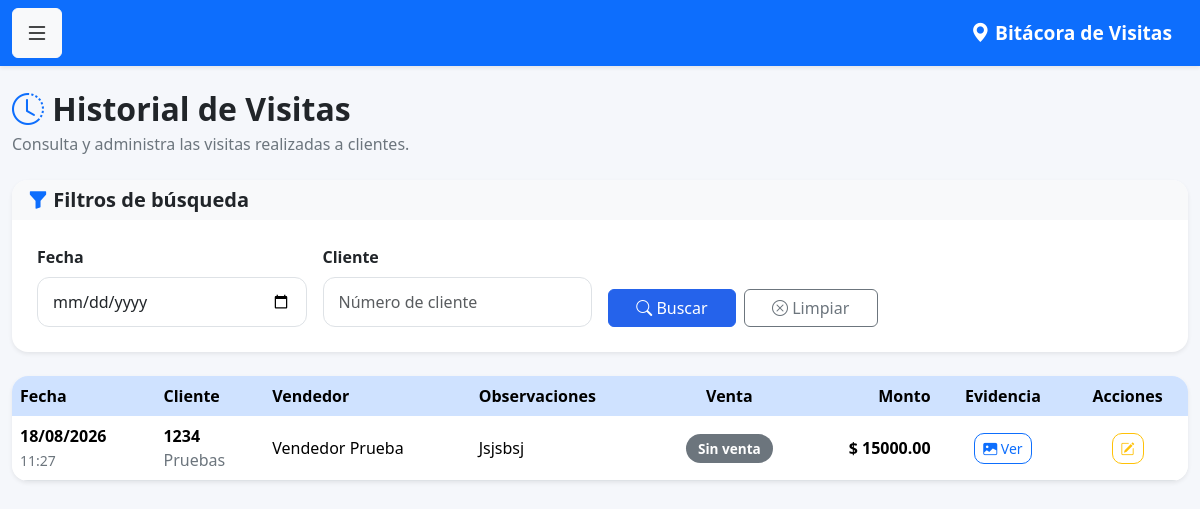
/historial_visitas (signed in), run on an earlier commit of the app's database.
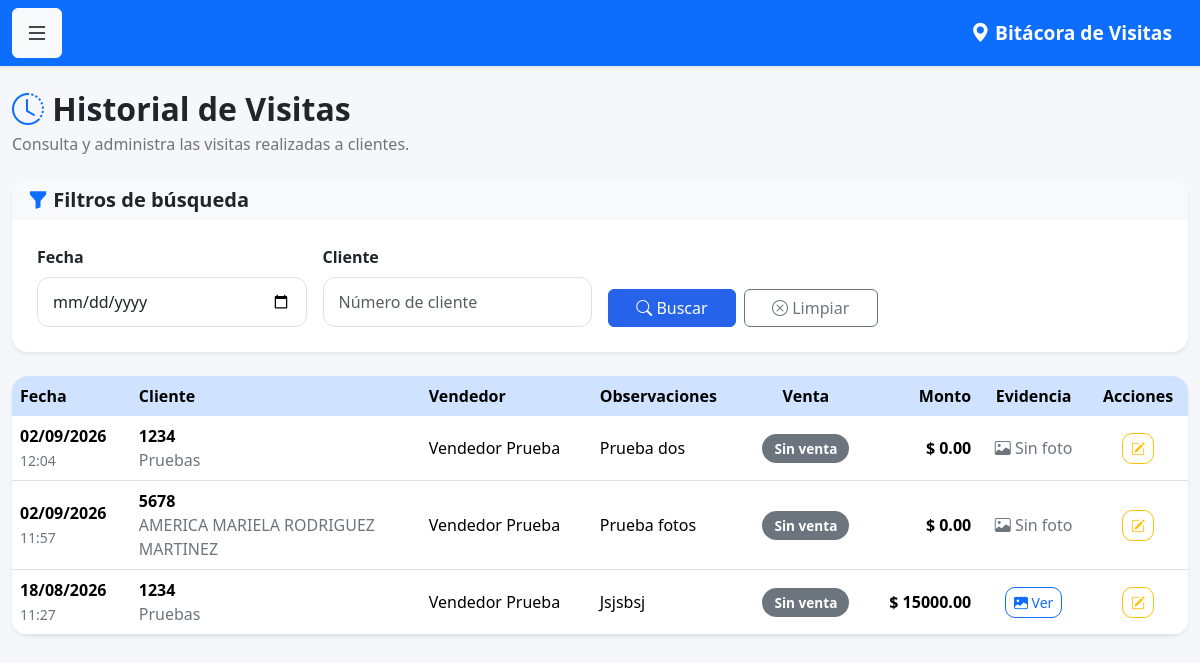
And on a later commit of the database.
### models.py (models this page shows)
class Visita(db.Model):
    __tablename__ = 'visitas'
    id = db.Column(
        db.Integer,
        primary_key=True
    )
    fecha = db.Column(
        db.DateTime,
        default=datetime.now
    )
    observaciones = db.Column(
        db.Text
    )
    venta_realizada = db.Column(
        db.Boolean,
        default=False
    )
    monto_venta = db.Column(
        db.Float,
        default=0
    )
    proxima_visita = db.Column(
        db.Date
    )
    cliente_id = db.Column(
        db.Integer,
        db.ForeignKey('clientes.id')
    )
    usuario_id = db.Column(
        db.Integer,
        db.ForeignKey('usuarios.id')
    )
    latitud = db.Column(
    db.String(50)
    )
    longitud = db.Column(
    db.String(50)
    )
    foto = db.Column(
    db.String(255)
    )
    cliente = db.relationship(
        'Cliente',
        backref='visitas'
    )
    usuario = db.relationship(
        'Usuario',
        backref='visitas'
    )

class Cliente(db.Model):
    __tablename__ = 'clientes'
    id = db.Column(
        db.Integer,
        primary_key=True
    )
    num_cliente = db.Column(
        db.String(20),
        unique=True,
        nullable=False
    )
    nombre = db.Column(
        db.String(150),
        nullable=False
    )
    grupo = db.Column(
        db.String(100)
    )
    canal = db.Column(
        db.String(100)
    )
    vendedor = db.Column(
        db.Integer
    )

class Usuario(UserMixin, db.Model):
    __tablename__ = 'usuarios'
    id = db.Column(db.Integer, primary_key=True)
    nombre = db.Column(db.String(100), nullable=False)
    correo = db.Column(db.String(120), unique=True, nullable=False)
    password = db.Column(db.String(500), nullable=False)
    rol = db.Column(db.String(20), default='vendedor')
    activo = db.Column(db.Boolean, default=True)

### app.py (the view)
@app.route('/historial_visitas')
@login_required
def historial_visitas():
    fecha = request.args.get('fecha', '')
    cliente = request.args.get('cliente', '')
    vendedor = request.args.get('vendedor', '')
    consulta = Visita.query
    if current_user.rol == 'vendedor':
        consulta = consulta.filter(
            Visita.usuario_id == current_user.id
        )
    if fecha:
        consulta = consulta.filter(
            db.func.date(Visita.fecha) == fecha
        )
    if cliente:
        consulta = consulta.join(Cliente).filter(
            Cliente.num_cliente.contains(cliente)
        )
    if (
        vendedor and
        current_user.rol in ['admin', 'supervisor']
    ):
        consulta = consulta.join(Usuario).filter(
            Usuario.nombre.contains(vendedor)
        )
    visitas = consulta.order_by(
        Visita.fecha.desc()
    ).all()
    return render_template(
        'historial_visitas.html',
        visitas=visitas
    )

### app.py (called while the page is built)
@login_manager.user_loader
def load_user(user_id):
    return Usuario.query.get(int(user_id))

### templates/historial_visitas.html (shortened to what this page needs)
{% extends 'base.html' %}
{% block contenido %}
<div class="d-flex justify-content-between align-items-center mb-4">
    <div>
        <h2 class="fw-bold mb-1">
            <i class="bi bi-clock-history text-primary"></i>
            Historial de Visitas
        </h2>
        <p class="text-muted mb-0">
            Consulta y administra las visitas realizadas a clientes.
        </p>
    </div>
</div>
<div class="card shadow-sm border-0 rounded-4 mb-4">
    <div class="card-header bg-light">
        <h5 class="mb-0">
            <i class="bi bi-funnel-fill text-primary"></i>
            Filtros de búsqueda
        </h5>
    </div>
    <div class="card-body">
        <form method="GET">
            <div class="row g-3">
                <div class="col-lg-3">
                    <label class="form-label fw-semibold">
                        Fecha
                    </label>
                    <input
                        type="date"
                        name="fecha"
                        class="form-control"
                        value="{{ request.args.get('fecha','') }}">
                </div>
                <div class="col-lg-3">
                    <label class="form-label fw-semibold">
                        Cliente
                    </label>
                    <input
                        type="text"
                        name="cliente"
                        class="form-control"
                        placeholder="Número de cliente"
                        value="{{ request.args.get('cliente','') }}">
                </div>
                <div class="col-lg-3 d-flex align-items-end gap-2">
                    <button class="btn btn-primary flex-fill">
                        <i class="bi bi-search"></i>
                        Buscar
                    </button>
                    <a href="{{ url_for('historial_visitas') }}"
                       class="btn btn-outline-secondary flex-fill">
                        <i class="bi bi-x-circle"></i>
                        Limpiar
                    </a>
                </div>
            </div>
        </form>
    </div>
</div>
<div class="card shadow-sm border-0 rounded-4">
<div class="table-responsive">
<table class="table table-hover align-middle mb-0">
<thead class="table-primary">
<tr>
<th>Fecha</th>
<th>Cliente</th>
<th>Vendedor</th>
<th>Observaciones</th>
<th class="text-center">Venta</th>
<th class="text-end">Monto</th>
<th class="text-center">Evidencia</th>
<th class="text-center">Acciones</th>
</tr>
</thead>
<tbody>
{% for visita in visitas %}
<tr>
<td>
<span class="fw-semibold">
{{ visita.fecha.strftime('%d/%m/%Y') }}
</span>
<br>
<small class="text-muted">
{{ visita.fecha.strftime('%H:%M') }}
</small>
</td>
<td>
<strong>
{{ visita.cliente.num_cliente }}
</strong>
<br>
<span class="text-muted">
{{ visita.cliente.nombre }}
</span>
</td>
<td>
<div class="d-flex align-items-center gap-2">
    <span>
        {{ visita.usuario.nombre }}
    </span>
</div>
</td>
<td>
{% if visita.observaciones %}
{{ visita.observaciones }}
{% else %}
<span class="text-muted">
Sin observaciones
</span>
{% endif %}
</td>
<td class="text-center">
{% if visita.venta_realizada %}
<span class="badge bg-success">
<i class="bi bi-check-circle"></i>
Venta
</span>
{% else %}
<span class="badge bg-secondary">
Sin venta
</span>
{% endif %}
</td>
<td class="text-end fw-bold">
$ {{ "%.2f"|format(visita.monto_venta or 0) }}
</td>
<td class="text-center">
{% if visita.foto %}
<button
class="btn btn-outline-primary btn-sm"
data-bs-toggle="modal"
data-bs-target="#modalFoto{{ visita.id }}">
<i class="bi bi-image-fill"></i>
Ver
</button>
{% else %}
<span class="text-muted">
<i class="bi bi-image"></i>
Sin foto
</span>
{% endif %}
</td>
<td class="text-center">
<a href="/visita/editar/{{ visita.id }}"
class="btn btn-outline-warning btn-sm"
title="Editar">
<i class="bi bi-pencil-square"></i>
</a>
</td>
</tr>
{% endfor %}
</tbody>
</table>
</div>
</div>
{% endblock %}

### templates/base.html (shortened to what this page needs)
<!DOCTYPE html>
<html lang="es">
<head>
    <link rel="stylesheet"
          href="{{ url_for('static', filename='css/style.css') }}">
    <link
        href="https://cdn.jsdelivr.net/npm/bootstrap@5.3.3/dist/css/bootstrap.min.css"
        rel="stylesheet">
    <link
        rel="stylesheet"
        href="https://cdn.jsdelivr.net/npm/bootstrap-icons@1.11.3/font/bootstrap-icons.min.css">
    <link
        rel="stylesheet"
        href="{{ url_for('static', filename='css/style.css') }}">
</head>
<body>
<nav class="navbar navbar-dark bg-primary shadow-sm">
    <div class="container-fluid">
        <button
            class="btn btn-light"
            type="button"
            data-bs-toggle="offcanvas"
            data-bs-target="#menuLateral">
            <i class="bi bi-list fs-4"></i>
        </button>
        <span class="navbar-brand fw-bold">
            <i class="bi bi-geo-alt-fill"></i>
            Bitácora de Visitas
        </span>
    </div>
</nav>
<main class="container py-4">
    {% block contenido %}
    {% endblock %}
</main>
</body>
</html>

### static/css/style.css (style rules this page uses)
body { background: #f5f7fb; font-family: "Segoe UI", Roboto, Helvetica, Arial, sans-serif; color: #212529; }
.container { max-width: 1400px; }
h1, h2, h3, h4, h5 { font-weight: 700; }
.text-muted { color: #6c757d !important; }
.card { border: none; border-radius: 18px; overflow: hidden; box-shadow: 0 6px 18px rgba(0,0,0,.08); }
.card-header { border: none; }
.card-body { padding: 25px; }
.form-label { margin-bottom:8px; }
.form-control, .form-select { border-radius:12px; padding:12px 15px; border:1px solid #dee2e6; transition:.25s; }
.btn { transition:.25s; }
.btn-primary { background:#2563eb; border-color:#2563eb; }
.table { margin-bottom:0; }
.table thead th { font-weight:600; border:none; }
.table-hover tbody tr { transition:.25s; }
.table td, .table th { vertical-align:middle; }
.badge { padding:8px 12px; border-radius:20px; font-size:.85rem; }
.btn-sm { border-radius:10px; }
.table td { max-width:250px; }
.table td:nth-child(4) { white-space:normal; }
.navbar { min-height:65px; }
.navbar-brand { font-size:1.2rem; }

What changed in the data, as far as the page shows it:
added Visita: fecha "02/09/2026", fecha "12:04", cliente.num_cliente "1234", cliente.nombre "Pruebas", usuario.nombre "Vendedor Prueba", observaciones "Prueba dos", venta_realizada "Sin venta", monto_venta "0.00", shows "Sin foto"
added Visita: fecha "02/09/2026", fecha "11:57", cliente.num_cliente "5678", cliente.nombre "AMERICA MARIELA RODRIGUEZ MARTINEZ", usuario.nombre "Vendedor Prueba", observaciones "Prueba fotos", venta_realizada "Sin venta", monto_venta "0.00", shows "Sin foto"
